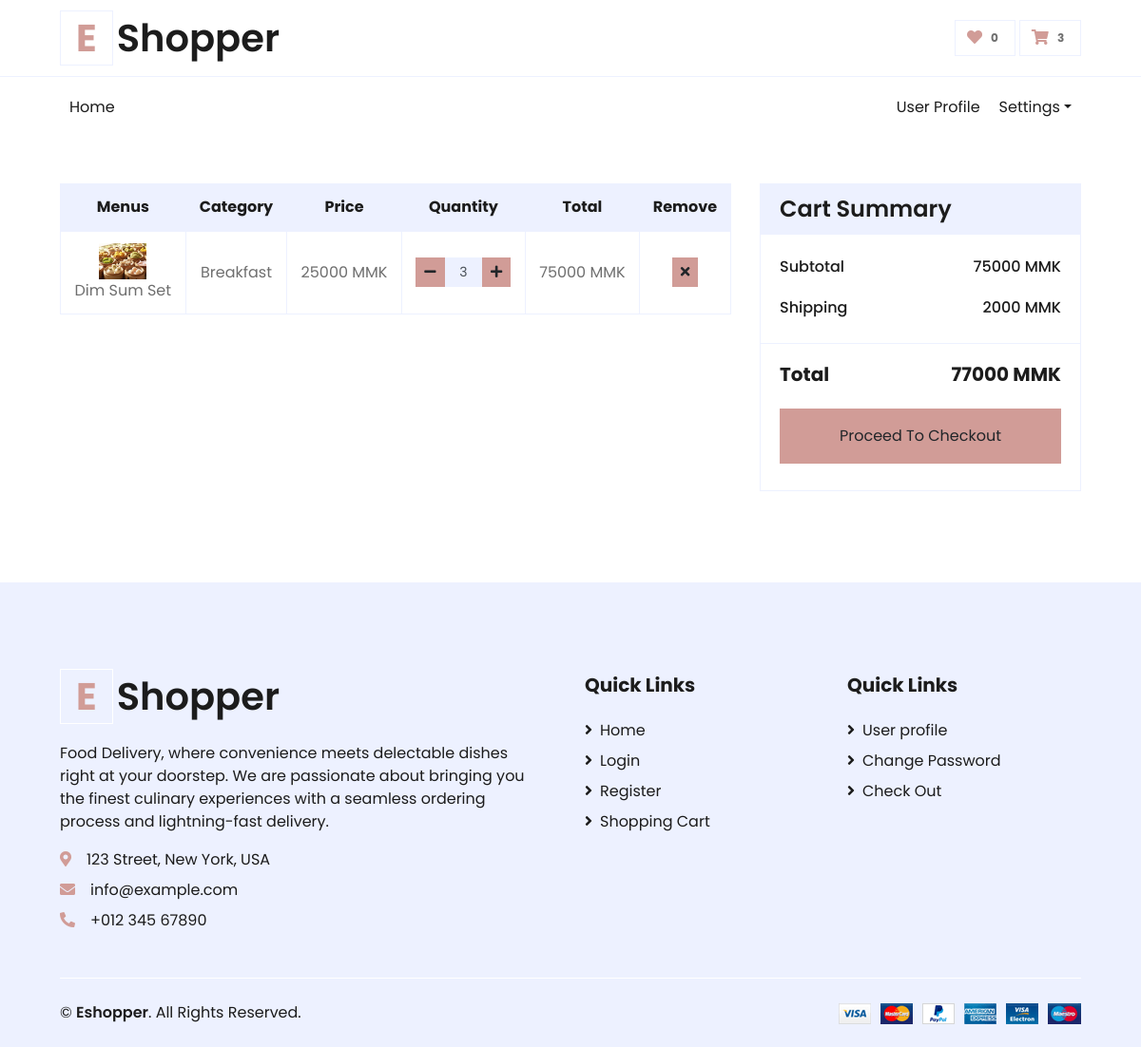
/cart.php (signed in), run on the app's committed database.
### tables this page shows
CREATE TABLE `shopping_carts` (
  `id` int NOT NULL,
  `user_id` int NOT NULL,
  `menu_name` varchar(255) NOT NULL,
  `price` int NOT NULL,
  `image` text NOT NULL,
  `quantity` int NOT NULL,
  `category_name` varchar(255) NOT NULL,
  `special_note` text NOT NULL,
  `menu_id` int NOT NULL,
  `status` int NOT NULL DEFAULT '0' COMMENT '1 => order,\r\n0 => not yet'
);

### cart.php (the view, shortened to what this page needs)
<?php
    include_once('header.php');
    if(!isset($_SESSION['user']))
    {
        echo "<script>
                alert('You need to login first.')
                window.location.assign('signin.php')
              </script>
            ";
    }
    else
    {
        $select_cart_data = "SELECT * FROM shopping_carts
                            WHERE status = 0 AND user_id = '$user_id'
                            ";
        $select_cart_data_query = mysqli_query($connect,$select_cart_data);
        $count_cart = mysqli_num_rows($select_cart_data_query);
    }
?>
    <div class="container-fluid pt-5">
        <div class="row px-xl-5">
            <div class="col-lg-8 table-responsive mb-5">
                <table class="table table-bordered text-center mb-0">
                    <thead class="bg-secondary text-dark">
                        <tr>
                            <th>Menus</th>
                            <th>Category</th>
                            <th>Price</th>
                            <th>Quantity</th>
                            <th>Total</th>
                            <th>Remove</th>
                        </tr>
                    </thead>
                    <tbody class="align-middle">
                        <?php
                            $subtotal = 0;
                            $shipping_fees = 2000;
                            if($count_cart > 0)
                            {
                                for ($i=0; $i < $count_cart; $i++) {
                                    $row_cart = mysqli_fetch_assoc($select_cart_data_query);
                                    $target_dir = "storage/menus/";
                                    $subtotal = $subtotal + ($row_cart['price'] * $row_cart['quantity']);
                        ?>
                                <tr>
                                    <td class="align-middle"><img src="<?php echo $target_dir.$row_cart['image'];  ?>" alt="<?php echo $row_cart['image']; ?>" style="width: 50px;"><br /><?php echo $row_cart['menu_name']; ?></td>
                                    <td class="align-middle"><?php echo $row_cart['category_name']; ?></td>
                                    <td class="align-middle price" data-price=<?php echo $row_cart['price']; ?>><?php echo $row_cart['price']; ?> MMK</td>
                                    <td class="align-middle">
                                        <div class="input-group quantity mx-auto" style="width: 100px;">
                                            <div class="input-group-btn">
                                                <button class="btn btn-sm btn-primary btn-minus btn-cart" data-size="decrease" data-cart-id=<?php echo $row_cart['id'];?> data-noofquantity=<?php echo $row_cart['quantity']; ?>>
                                                    <i class="fa fa-minus"></i>
                                                </button>
                                            </div>
                                            <input type="text" class="form-control form-control-sm bg-secondary text-center noofquantity" value="<?php echo $row_cart['quantity']; ?>">
                                            <div class="input-group-btn">
                                                <button class="btn btn-sm btn-primary btn-plus btn-cart" data-size="increase" data-cart-id=<?php echo $row_cart['id'];?> data-noofquantity=<?php echo $row_cart['quantity']; ?>>
                                                    <i class="fa fa-plus"></i>
                                                </button>
                                            </div>
                                        </div>
                                    </td>
                                    <td class="align-middle totalprice"><?php echo $row_cart['price'] * $row_cart['quantity']; ?> MMK</td>
                                    <td class="align-middle"><button class="btn btn-sm btn-primary removebtn" data-cart-id=<?php echo $row_cart['id'];?>><i class="fa fa-times"></i></button></td>
                                </tr>
                        <?php
                            }
                        }
                            $grandtotal = $shipping_fees + $subtotal;
                        ?>
                </table>
            </div>
            <div class="col-lg-4">
                <div class="card border-secondary mb-5">
                    <div class="card-header bg-secondary border-0">
                        <h4 class="font-weight-semi-bold m-0">Cart Summary</h4>
                    </div>
                    <div class="card-body">
                        <div class="d-flex justify-content-between mb-3 pt-1">
                            <h6 class="font-weight-medium">Subtotal</h6>
                            <h6 class="font-weight-medium"><?php echo $subtotal; ?> MMK</h6>
                        </div>
                        <div class="d-flex justify-content-between">
                            <h6 class="font-weight-medium">Shipping</h6>
                            <h6 class="font-weight-medium"><?php echo $shipping_fees; ?> MMK</h6>
                        </div>
                    </div>
                    <div class="card-footer border-secondary bg-transparent">
                        <div class="d-flex justify-content-between mt-2">
                            <h5 class="font-weight-bold">Total</h5>
                            <h5 class="font-weight-bold"><?php echo $grandtotal; ?> MMK</h5>
                        </div>
                        <a href="checkout.php" class="btn btn-block btn-primary my-3 py-3">Proceed To Checkout</a>
                    </div>
                </div>
            </div>
        </div>
    </div>
<?php
    include_once('footer.php');
?>

### data on the page
shopping_carts: image (picture), menu_name "Dim Sum Set", category_name "Breakfast", price "25000", quantity "3", $row_cart['price'] * $row_cart['quantity'] "75000"

### other printed values
$_SESSION['totalitems'] "3"
$subtotal "75000"
$shipping_fees "2000"
$grandtotal "77000"
